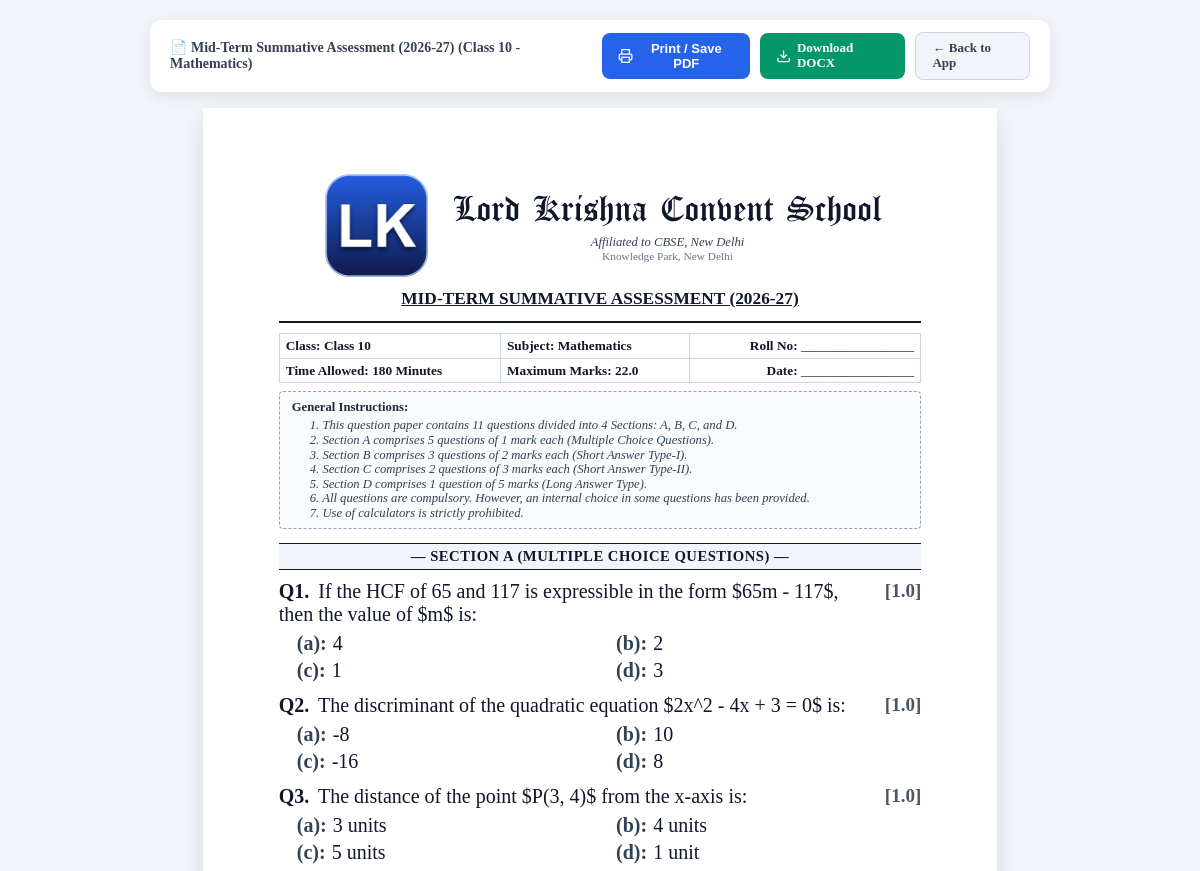
Before: /paper/1/print (upper part) with the older database file.
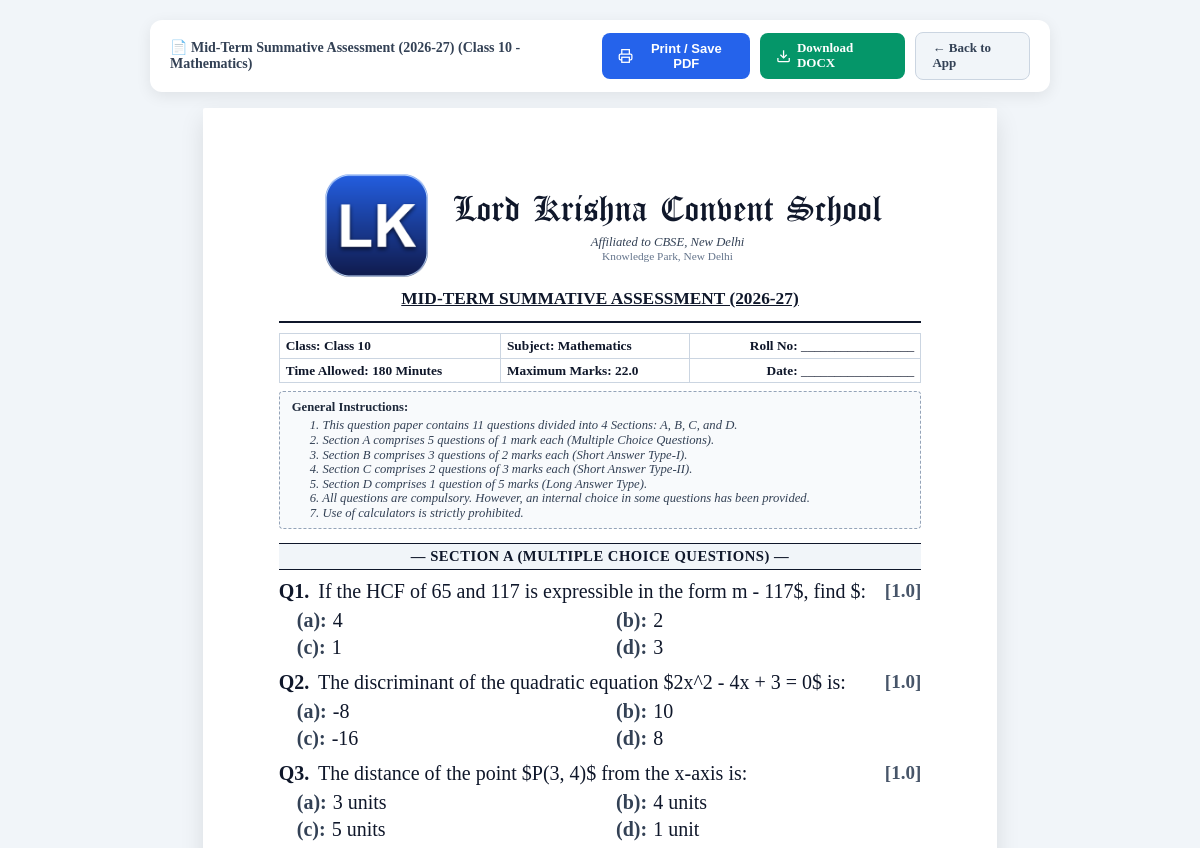
After: the same page with the newer database file.
### tables this page shows
CREATE TABLE paper_blueprints (
        id INTEGER PRIMARY KEY AUTOINCREMENT,
        title TEXT NOT NULL,                         -- e.g. "Half Yearly Examination 2026-27"
        class_name TEXT NOT NULL,                    -- e.g. "Class 10"
        section TEXT NOT NULL,                       -- e.g. "A"
        subject TEXT NOT NULL,                       -- e.g. "Mathematics"
        teacher_id INTEGER,                          -- Assigned teacher ID
        duration_minutes INTEGER DEFAULT 180,        -- Duration in minutes
        total_marks REAL DEFAULT 80,                 -- Maximum marks
        general_instructions TEXT DEFAULT '',        -- General instructions text
        sections_config TEXT NOT NULL DEFAULT '[]',  -- JSON array of section blueprints
        status TEXT DEFAULT 'Assigned',              -- 'Draft', 'Assigned', 'Submitted', 'Approved'
        created_at TIMESTAMP DEFAULT CURRENT_TIMESTAMP,
        updated_at TIMESTAMP DEFAULT CURRENT_TIMESTAMP,
        FOREIGN KEY (teacher_id) REFERENCES teachers (id)
    );

CREATE TABLE school_settings (
        id INTEGER PRIMARY KEY,
        school_name TEXT NOT NULL DEFAULT 'DELHI PUBLIC SCHOOL',
        sub_title TEXT DEFAULT 'Affiliated to CBSE, New Delhi | Affiliation No. 123456',
        address TEXT DEFAULT 'Knowledge Park, Institutional Area, New Delhi - 110001',
        logo_path TEXT DEFAULT '',
        watermark_text TEXT DEFAULT 'CONFIDENTIAL',
        show_watermark INTEGER DEFAULT 0,
        font_family TEXT DEFAULT 'Calibri',
        font_size TEXT DEFAULT '11pt',
        line_spacing TEXT DEFAULT '1.15',
        page_layout TEXT DEFAULT '1-column',
        show_marks_box INTEGER DEFAULT 1,
        show_instructions INTEGER DEFAULT 1,
        header_border_style TEXT DEFAULT 'double'
    , school_name_font TEXT DEFAULT 'Old English Text MT', enable_answer_key INTEGER DEFAULT 1, wifi_enabled INTEGER DEFAULT 1, wifi_security_mode TEXT DEFAULT 'secure', wifi_passcode TEXT DEFAULT '', network_scope TEXT DEFAULT 'school_wifi', public_url TEXT DEFAULT '', logo_size INTEGER DEFAULT 80, admin_username TEXT DEFAULT 'admin', admin_password TEXT DEFAULT 'admin123', subjects TEXT DEFAULT '[]');

CREATE TABLE questions (
        id INTEGER PRIMARY KEY AUTOINCREMENT,
        blueprint_id INTEGER NOT NULL,
        section_id TEXT NOT NULL,                    -- e.g. "sec_a", "sec_b"
        section_name TEXT NOT NULL,                  -- e.g. "Section A: Multiple Choice Questions"
        question_number INTEGER NOT NULL,            -- e.g. 1, 2, 3...
        question_type TEXT NOT NULL,                 -- 'MCQ', 'VSA', 'Short_Answer', 'Long_Answer', 'Fill_Blanks', 'True_False', 'Case_Study'
        question_text TEXT NOT NULL,
        options TEXT DEFAULT '[]',                   -- JSON array of options e.g. ["Option A", "Option B", "Option C", "Option D"]
        correct_answer TEXT DEFAULT '',              -- Correct answer or answer key
        solution_explanation TEXT DEFAULT '',        -- Marking scheme / explanation
        marks REAL NOT NULL DEFAULT 1.0,
        image_path TEXT DEFAULT '',                  -- Diagram / Image if any
        or_question_text TEXT DEFAULT '',            -- Optional OR choice question
        or_image_path TEXT DEFAULT '',               -- Optional OR image
        created_at TIMESTAMP DEFAULT CURRENT_TIMESTAMP,
        updated_at TIMESTAMP DEFAULT CURRENT_TIMESTAMP,
        FOREIGN KEY (blueprint_id) REFERENCES paper_blueprints (id) ON DELETE CASCADE
    );

### app/main.py (the view)
@app.get("/paper/{blueprint_id}/print", response_class=HTMLResponse)
async def print_paper(request: Request, blueprint_id: int, answer_key: bool = False, role: Optional[str] = "admin"):
    if role == "teacher":
        raise HTTPException(status_code=403, detail="Teachers are not permitted to print or download question papers. Only school administrators have printing privileges.")
    conn = get_db()
    cursor = conn.cursor()
    cursor.execute("SELECT * FROM school_settings WHERE id = 1")
    school_row = cursor.fetchone()
    school = dict(school_row) if school_row else {}
    if answer_key and not school.get('enable_answer_key', 1):
        conn.close()
        raise HTTPException(status_code=403, detail="Answer key feature is disabled by the administrator.")
    cursor.execute("SELECT * FROM paper_blueprints WHERE id = ?", (blueprint_id,))
    bp_row = cursor.fetchone()
    if not bp_row:
        conn.close()
        raise HTTPException(status_code=404, detail="Blueprint not found")
    blueprint = dict(bp_row)
    cursor.execute("SELECT * FROM questions WHERE blueprint_id = ? ORDER BY question_number ASC", (blueprint_id,))
    q_rows = cursor.fetchall()
    conn.close()
    questions = []
    sections_map = {}
    for r in q_rows:
        q = dict(r)
        try:
            q['parsed_options'] = json.loads(q['options']) if q.get('options') else []
        except Exception:
            q['parsed_options'] = []
        sec_name = q.get('section_name') or 'Section'
        if sec_name not in sections_map:
            sections_map[sec_name] = []
        sections_map[sec_name].append(q)
        questions.append(q)
    instructions_list = [line.strip() for line in (blueprint.get('general_instructions') or '').split('\n') if line.strip()]
    return templates.TemplateResponse(request=request, name="paper_print.html", context={
        "blueprint": blueprint,
        "school": school,
        "sections_map": sections_map,
        "questions": questions,
        "instructions_list": instructions_list,
        "is_answer_key": answer_key
    })

### app/templates/paper_print.html (shortened to what this page needs)
<!DOCTYPE html>
<html lang="en">
<head>
    <link rel="stylesheet" href="https://cdn.jsdelivr.net/npm/katex@0.16.8/dist/katex.min.css">
</head>
<body>
    <div class="no-print-bar">
        <div class="bar-left">
            <span>📄 {{ blueprint.title }} ({{ blueprint.class_name }} - {{ blueprint.subject }})</span>
        </div>
        <div class="bar-actions">
            <button onclick="window.print()" class="btn btn-primary" title="Print or Save as PDF">
                <svg width="16" height="16" viewBox="0 0 24 24" fill="none" stroke="currentColor" stroke-width="2"><polyline points="6 9 6 2 18 2 18 9"></polyline><path d="M6 18H4a2 2 0 0 1-2-2v-5a2 2 0 0 1 2-2h16a2 2 0 0 1 2 2v5a2 2 0 0 1-2 2h-2"></path><rect x="6" y="14" width="12" height="8"></rect></svg>
                Print / Save PDF
            </button>
            <a href="/api/paper/{{ blueprint.id }}/docx" class="btn btn-emerald" title="Download Word DOCX file">
                <svg width="16" height="16" viewBox="0 0 24 24" fill="none" stroke="currentColor" stroke-width="2"><path d="M21 15v4a2 2 0 0 1-2 2H5a2 2 0 0 1-2-2v-4"></path><polyline points="7 10 12 15 17 10"></polyline><line x1="12" y1="15" x2="12" y2="3"></line></svg>
                Download DOCX
            </a>
            <a href="/" class="btn btn-secondary">← Back to App</a>
        </div>
    </div>
    <div class="paper-sheet">
        <div class="paper-content">
            <div class="school-header">
                <div class="header-with-logo">
                    {% if school.logo_path %}
                    <img src="/{{ school.logo_path }}" alt="Logo" class="school-logo">
                    {% endif %}
                    <div>
                        <h1 class="school-title">{{ school.school_name }}</h1>
                        {% if school.sub_title %}
                        <div class="school-subtitle">{{ school.sub_title }}</div>
                        {% endif %}
                        {% if school.address %}
                        <div class="school-address">{{ school.address }}</div>
                        {% endif %}
                    </div>
                </div>
                <div class="exam-heading">
                    {{ blueprint.title }}
                </div>
            </div>
            <table class="details-table">
                <tr>
                    <td><strong>Class:</strong> <span class="bold-val">{{ blueprint.class_name }}</span></td>
                    <td><strong>Subject:</strong> <span class="bold-val">{{ blueprint.subject }}</span></td>
                    <td style="text-align: right;"><strong>Roll No:</strong> _________________</td>
                </tr>
                <tr>
                    <td><strong>Time Allowed:</strong> <span class="bold-val">{{ blueprint.duration_minutes }} Minutes</span></td>
                    <td><strong>Maximum Marks:</strong> <span class="bold-val">{{ blueprint.total_marks }}</span></td>
                    <td style="text-align: right;"><strong>Date:</strong> _________________</td>
                </tr>
            </table>
            {% if blueprint.general_instructions and not is_answer_key and school.show_instructions %}
            <div class="instructions-box">
                <div class="instructions-title">General Instructions:</div>
                <div class="instructions-list">
                    {% for line in instructions_list %}
                    <div>{{ line }}</div>
                    {% endfor %}
                </div>
            </div>
            {% endif %}
            <div class="questions-container">
                {% for sec_name, sec_questions in sections_map.items() %}
                <div class="section-header">― {{ sec_name }} ―</div>
                {% for q in sec_questions %}
                <div class="question-card">
                    <div class="q-header">
                        <div class="q-text-wrapper">
                            <span class="q-num">Q{{ q.question_number }}.</span>
                            <span class="q-text">{{ q.question_text }}</span>
                        </div>
                        <div class="q-marks">[{{ q.marks }}]</div>
                    </div>
                    {% if q.question_type == 'MCQ' and q.parsed_options %}
                    <div class="options-grid">
                        {% for opt in q.parsed_options %}
                        <div class="option-item">
                            <span class="opt-label">({{ ['a','b','c','d','e','f'][loop.index0] if loop.index0 < 6 else loop.index }}):</span>
                            <span>{{ opt }}</span>
                        </div>
                        {% endfor %}
                    </div>
                    {% endif %}
                </div>
                {% endfor %}
                {% endfor %}
            </div>
        </div>
    </div>
</body>
</html>

Changed rows visible on the page:
changed questions "SECTION A (MULTIPLE CHOICE QUESTIONS)": question_text "If the HCF of 65 and 117 is expressible in the form $65m - 117$, then the value of $m$ is:" → "If the HCF of 65 and 117 is expressible in the form m - 117$, find $:"
